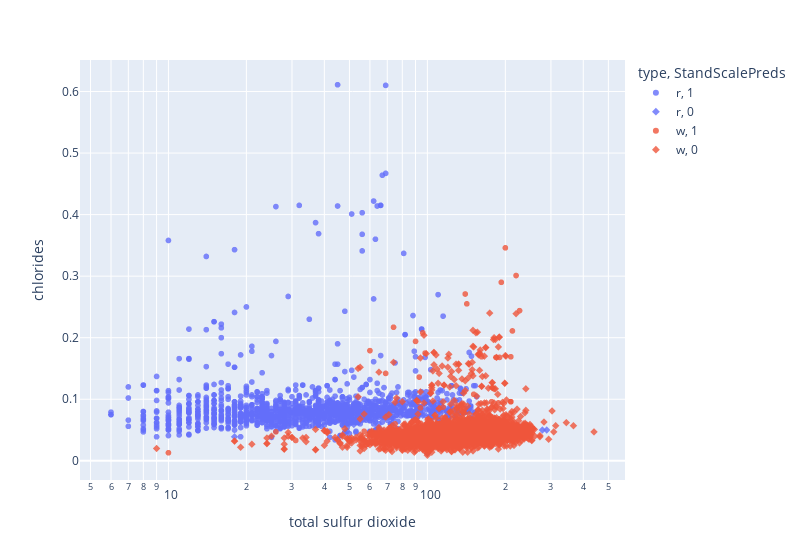

Notebook code for this chart:
### Code cell
# try visualizing the separation of reds and whites
# need to use plotly.express (px) to use color and symbol as column names. requires work arounds with matplotlib


# total sulfur dioxide and chlorides show separation

# correct combos: r, 1 = purple circle and w, 0 = orange diamond

fig = px.scatter(
    combined_withtypes,
    x="total sulfur dioxide",
    y="chlorides",
    color="type",
    symbol="StandScalePreds",
    width=800,
    log_x=True,
    log_y=False,
    opacity=0.8
)
#fig.update_layout(legend=dict(x=0, y=1))
fig.show()

### Figure 1 — Plotly figure (JSON) as saved in the notebook; plotly's stock layout.template omitted (floating-point values rounded to 4 significant figures; data arrays with more than 128 entries replaced by an {"elided": "..."} marker saying what was removed)
{"data": [{"hovertemplate": "type=r<br>StandScalePreds=1<br>total sulfur dioxide=%{x}<br>chlorides=%{y}<extra></extra>", "legendgroup": "r, 1", "marker": {"color": "#636efa", "opacity": 0.8, "symbol": "circle"}, "mode": "markers", "name": "r, 1", "showlegend": true, "type": "scattergl", "x": {"elided": "1575 float values"}, "xaxis": "x", "y": {"elided": "1575 float values"}, "yaxis": "y"}, {"hovertemplate": "type=r<br>StandScalePreds=0<br>total sulfur dioxide=%{x}<br>chlorides=%{y}<extra></extra>", "legendgroup": "r, 0", "marker": {"color": "#636efa", "opacity": 0.8, "symbol": "diamond"}, "mode": "markers", "name": "r, 0", "showlegend": true, "type": "scattergl", "x": [96, 165, 91, 149, 102, 148, 100, 100, 109, 109, 278, 289, 74, 80, 135, 88, 113, 160, 31, 111, 89, 18, 52, 92], "xaxis": "x", "y": [0.074, 0.066, 0.051, 0.07, 0.073, 0.068, 0.012, 0.012, 0.049, 0.049, 0.05, 0.05, 0.083, 0.046, 0.045, 0.071, 0.054, 0.067, 0.068, 0.08, 0.05, 0.039, 0.059, 0.074], "yaxis": "y"}, {"hovertemplate": "type=w<br>StandScalePreds=1<br>total sulfur dioxide=%{x}<br>chlorides=%{y}<extra></extra>", "legendgroup": "w, 1", "marker": {"color": "#EF553B", "opacity": 0.8, "symbol": "circle"}, "mode": "markers", "name": "w, 1", "showlegend": true, "type": "scattergl", "x": [103, 97, 76, 77, 142, 204, 151, 200, 135, 94, 177, 188, 193, 110, 110, 57, 227, 75, 77, 138, 26, 79, 220, 162, 116, 116, 62, 128, 161, 100, 213, 181, 142, 96, 93, 185, 190, 60, 93, 187, 115, 74, 184, 57, 210, 210, 117, 110, 154, 107, 91, 120, 160, 210, 31, 76, 90, 10, 98, 109, 69, 94, 140, 84, 84, 134, 120, 93], "xaxis": "x", "y": [0.065, 0.058, 0.049, 0.04, 0.062, 0.048, 0.108, 0.346, 0.09, 0.061, 0.096, 0.094, 0.29, 0.06, 0.06, 0.048, 0.244, 0.06, 0.044, 0.047, 0.047, 0.042, 0.301, 0.169, 0.039, 0.039, 0.039, 0.05, 0.051, 0.067, 0.211, 0.056, 0.255, 0.208, 0.042, 0.046, 0.168, 0.179, 0.043, 0.052, 0.087, 0.217, 0.168, 0.034, 0.096, 0.096, 0.071, 0.036, 0.068, 0.028, 0.066, 0.039, 0.074, 0.169, 0.033, 0.05, 0.194, 0.013, 0.175, 0.033, 0.142, 0.086, 0.271, 0.042, 0.042, 0.036, 0.041, 0.136], "yaxis": "y"}, {"hovertemplate": "type=w<br>StandScalePreds=0<br>total sulfur dioxide=%{x}<br>chlorides=%{y}<extra></extra>", "legendgroup": "w, 0", "marker": {"color": "#EF553B", "opacity": 0.8, "symbol": "diamond"}, "mode": "markers", "name": "w, 0", "showlegend": true, "type": "scattergl", "x": {"elided": "4830 float values"}, "xaxis": "x", "y": {"elided": "4830 float values"}, "yaxis": "y"}], "layout": {"legend": {"title": {"text": "type, StandScalePreds"}, "tracegroupgap": 0}, "margin": {"t": 60}, "width": 800, "xaxis": {"anchor": "y", "domain": [0, 1], "title": {"text": "total sulfur dioxide"}, "type": "log"}, "yaxis": {"anchor": "x", "domain": [0, 1], "title": {"text": "chlorides"}}}}
